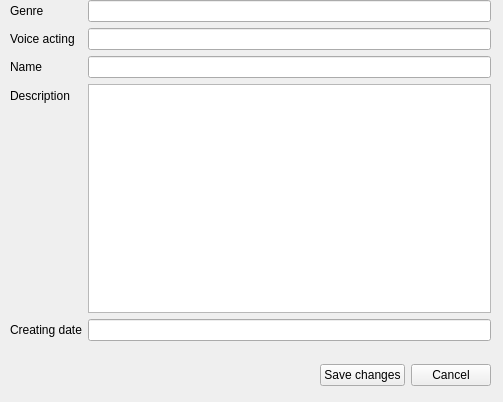
<?xml version="1.0" encoding="UTF-8"?>
<ui version="4.0">
 <class>EditAnimeModalWindow</class>
 <widget class="QWidget" name="EditAnimeModalWindow">
  <property name="geometry">
   <rect>
    <x>0</x>
    <y>0</y>
    <width>503</width>
    <height>402</height>
   </rect>
  </property>
  <property name="windowTitle">
   <string>Form</string>
  </property>
  <widget class="QWidget" name="">
   <property name="geometry">
    <rect>
     <x>10</x>
     <y>0</y>
     <width>481</width>
     <height>341</height>
    </rect>
   </property>
   <layout class="QFormLayout" name="formLayout">
    <item row="1" column="0">
     <widget class="QLabel" name="label">
      <property name="text">
       <string>Genre</string>
      </property>
     </widget>
    </item>
    <item row="1" column="1">
     <widget class="QLineEdit" name="genreEdit"/>
    </item>
    <item row="2" column="0">
     <widget class="QLabel" name="label_2">
      <property name="text">
       <string>Voice acting</string>
      </property>
     </widget>
    </item>
    <item row="2" column="1">
     <widget class="QLineEdit" name="voiceActingEdit"/>
    </item>
    <item row="3" column="0">
     <widget class="QLabel" name="label_3">
      <property name="text">
       <string>Name</string>
      </property>
     </widget>
    </item>
    <item row="3" column="1">
     <widget class="QLineEdit" name="nameEdit"/>
    </item>
    <item row="4" column="0">
     <widget class="QLabel" name="label_4">
      <property name="text">
       <string>Description</string>
      </property>
     </widget>
    </item>
    <item row="4" column="1">
     <widget class="QTextEdit" name="descriptionEdit"/>
    </item>
    <item row="5" column="0">
     <widget class="QLabel" name="label_5">
      <property name="text">
       <string>Creating date</string>
      </property>
     </widget>
    </item>
    <item row="5" column="1">
     <widget class="QLineEdit" name="dateEdit"/>
    </item>
   </layout>
  </widget>
  <widget class="QWidget" name="horizontalLayoutWidget">
   <property name="geometry">
    <rect>
     <x>10</x>
     <y>360</y>
     <width>481</width>
     <height>30</height>
    </rect>
   </property>
   <layout class="QHBoxLayout" name="horizontalLayout">
    <item>
     <spacer name="horizontalSpacer">
      <property name="orientation">
       <enum>Qt::Horizontal</enum>
      </property>
      <property name="sizeHint" stdset="0">
       <size>
        <width>40</width>
        <height>20</height>
       </size>
      </property>
     </spacer>
    </item>
    <item>
     <widget class="QPushButton" name="save">
      <property name="text">
       <string>Save changes</string>
      </property>
     </widget>
    </item>
    <item>
     <widget class="QPushButton" name="cancel">
      <property name="text">
       <string>Cancel</string>
      </property>
     </widget>
    </item>
   </layout>
  </widget>
 </widget>
 <resources/>
 <connections/>
</ui>
